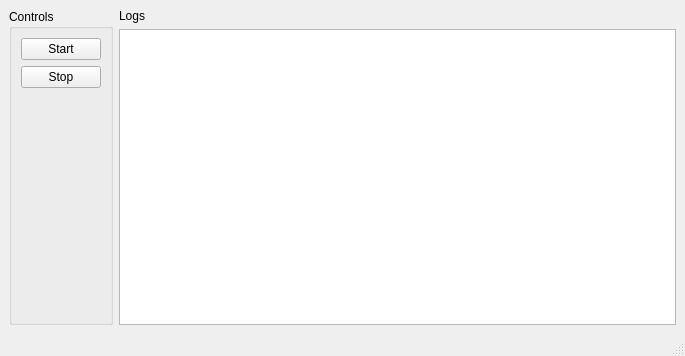
<?xml version="1.0" encoding="UTF-8"?>
<ui version="4.0">
 <class>MainWindow</class>
 <widget class="QMainWindow" name="MainWindow">
  <property name="geometry">
   <rect>
    <x>0</x>
    <y>0</y>
    <width>685</width>
    <height>356</height>
   </rect>
  </property>
  <property name="windowTitle">
   <string>GUI</string>
  </property>
  <widget class="QWidget" name="centralwidget">
   <layout class="QGridLayout" name="gridLayout">
    <item row="0" column="0">
     <widget class="QGroupBox" name="groupBox">
      <property name="title">
       <string>Controls</string>
      </property>
      <layout class="QVBoxLayout" name="verticalLayout">
       <item>
        <widget class="QPushButton" name="pbStart">
         <property name="text">
          <string>Start</string>
         </property>
        </widget>
       </item>
       <item>
        <widget class="QPushButton" name="pbStop">
         <property name="text">
          <string>Stop</string>
         </property>
        </widget>
       </item>
       <item>
        <spacer name="verticalSpacer">
         <property name="orientation">
          <enum>Qt::Vertical</enum>
         </property>
         <property name="sizeHint" stdset="0">
          <size>
           <width>20</width>
           <height>40</height>
          </size>
         </property>
        </spacer>
       </item>
      </layout>
     </widget>
    </item>
    <item row="0" column="1">
     <layout class="QVBoxLayout" name="verticalLayout_2">
      <item>
       <widget class="QLabel" name="label">
        <property name="text">
         <string>Logs</string>
        </property>
       </widget>
      </item>
      <item>
       <widget class="QPlainTextEdit" name="plainTextEdit"/>
      </item>
     </layout>
    </item>
   </layout>
  </widget>
  <widget class="QMenuBar" name="menubar">
   <property name="geometry">
    <rect>
     <x>0</x>
     <y>0</y>
     <width>685</width>
     <height>25</height>
    </rect>
   </property>
  </widget>
  <widget class="QStatusBar" name="statusbar"/>
  <action name="actionChoose">
   <property name="text">
    <string>Choose database</string>
   </property>
  </action>
  <action name="actionExit">
   <property name="text">
    <string>Exit</string>
   </property>
  </action>
  <action name="actionExamination">
   <property name="text">
    <string>Examination</string>
   </property>
  </action>
  <action name="actionCreate_database">
   <property name="text">
    <string>Create database</string>
   </property>
  </action>
  <action name="actionCreateDatabase">
   <property name="checkable">
    <bool>false</bool>
   </property>
   <property name="enabled">
    <bool>true</bool>
   </property>
   <property name="text">
    <string>Create database</string>
   </property>
  </action>
  <action name="actionChooseDatabase">
   <property name="text">
    <string>Choose database</string>
   </property>
  </action>
  <action name="actionManage_examinations">
   <property name="text">
    <string>Manage examinations</string>
   </property>
  </action>
  <action name="actionNewExamination">
   <property name="enabled">
    <bool>false</bool>
   </property>
   <property name="text">
    <string>New Examination</string>
   </property>
  </action>
  <action name="actionOpenExaminationList">
   <property name="enabled">
    <bool>false</bool>
   </property>
   <property name="text">
    <string>Examination list</string>
   </property>
  </action>
 </widget>
 <resources/>
 <connections/>
</ui>
